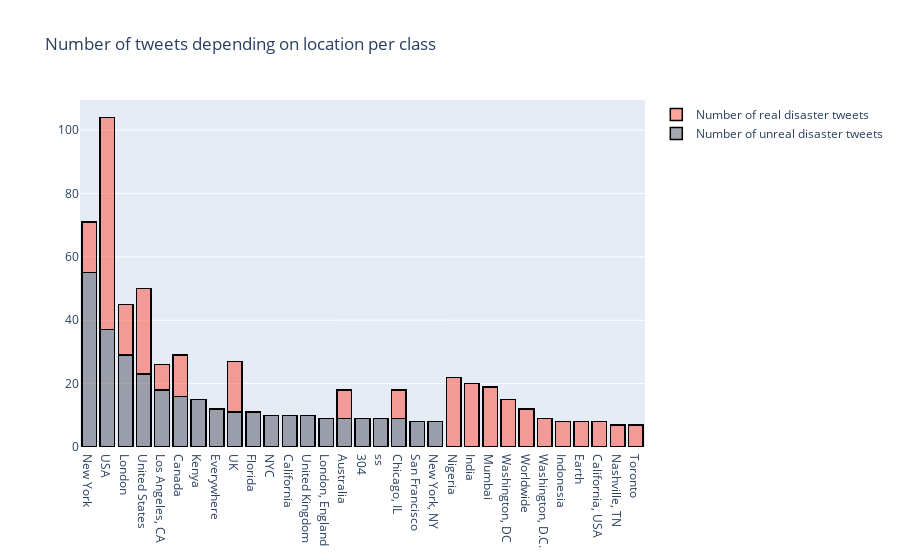

Write notebook code for a chart like this one.
### Code cell
## Number of tweets depending on location per class
train1_df = train[train["target"]==1]
train0_df = train[train["target"]==0]
cnt_1 = train1_df['location'].value_counts()
cnt_1.reset_index()
cnt_1 = cnt_1[:20,]

cnt_0 = train0_df['location'].value_counts()
cnt_0.reset_index()
cnt_0 = cnt_0[:20,]

trace1 = go.Bar(
                x = cnt_1.index,
                y = cnt_1.values,
                name = "Number of real disaster tweets",
                marker = dict(color = 'rgba(255, 74, 55, 0.5)',
                             line=dict(color='rgb(0,0,0)',width=1.5)),
                )
trace0 = go.Bar(
                x = cnt_0.index,
                y = cnt_0.values,
                name = "Number of unreal disaster tweets",
                marker = dict(color = 'rgba(79, 82, 97, 0.5)',
                             line=dict(color='rgb(0,0,0)',width=1.5)),
                )


data = [trace0,trace1]
layout = go.Layout(barmode = 'stack',title = 'Number of tweets depending on location per class')
fig = go.Figure(data = data, layout = layout)
py.iplot(fig)

### Figure 1 — Plotly figure (JSON) as saved in the notebook; plotly's stock layout.template omitted (floating-point values rounded to 4 significant figures)
{"data": [{"marker": {"color": "rgba(79, 82, 97, 0.5)", "line": {"color": "rgb(0,0,0)", "width": 1.5}}, "x": ["New York", "USA", "London", "United States", "Los Angeles, CA", "Canada", "Kenya", "Everywhere", "UK", "Florida", "NYC", "California", "United Kingdom", "London, England", "Australia", "304", "ss", "Chicago, IL", "San Francisco", "New York, NY"], "type": "bar", "name": "Number of unreal disaster tweets", "y": [55, 37, 29, 23, 18, 16, 15, 12, 11, 11, 10, 10, 10, 9, 9, 9, 9, 9, 8, 8]}, {"marker": {"color": "rgba(255, 74, 55, 0.5)", "line": {"color": "rgb(0,0,0)", "width": 1.5}}, "x": ["USA", "United States", "Nigeria", "India", "Mumbai", "UK", "New York", "London", "Washington, DC", "Canada", "Worldwide", "Australia", "Washington, D.C.", "Chicago, IL", "Los Angeles, CA", "Indonesia", "Earth", "California, USA", "Nashville, TN", "Toronto"], "type": "bar", "name": "Number of real disaster tweets", "y": [67, 27, 22, 20, 19, 16, 16, 16, 15, 13, 12, 9, 9, 9, 8, 8, 8, 8, 7, 7]}], "layout": {"barmode": "stack", "title": {"text": "Number of tweets depending on location per class"}}}
